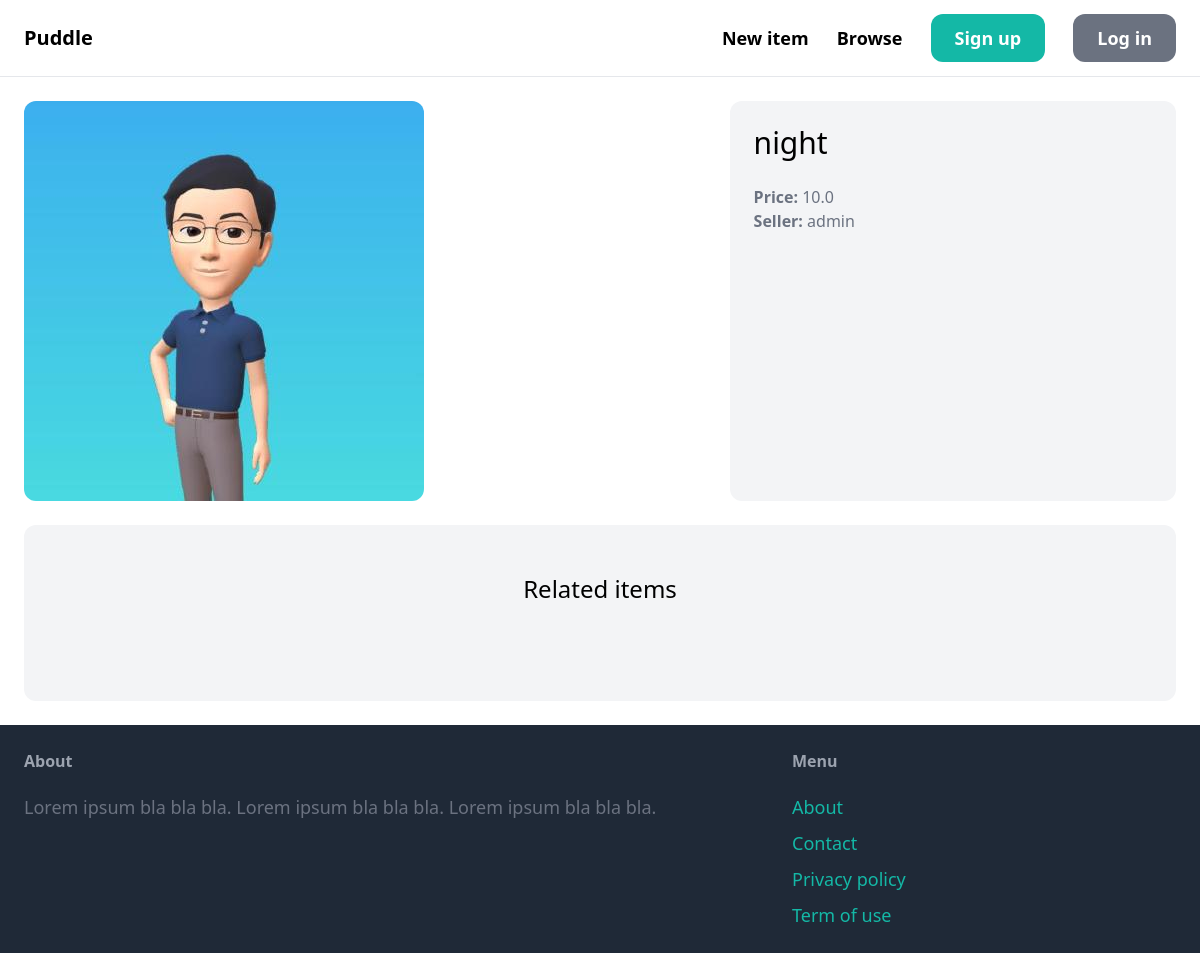
Screenshot of /item/1/ with the database file from the repository.
### item/models.py (models this page shows, shortened)
class Item(models.Model):
    category = models.ForeignKey(Category, related_name='items', on_delete=models.CASCADE)
    name = models.CharField(max_length=255)
    description = models.TextField(blank=True, null=True)
    price = models.FloatField()
    image = models.ImageField(upload_to='item_images', blank=True, null=True)
    is_sold = models.BooleanField(default=False)
    created_by = models.ForeignKey(User, related_name='items', on_delete=models.CASCADE)
    created_at = models.DateTimeField(auto_now_add=True)

### item/views.py (the view)
# urls.py: path('<int:pk>/', views.detail, name='detail'),
def detail(request, pk):
    item = get_object_or_404(Item, pk=pk)
    related_items = Item.objects.filter(category=item.category, is_sold=False).exclude(pk=pk)[0:3]
    return render(request, 'detail.html', {
        'item': item,
        'related_items': related_items
    })

### item/templates/detail.html (shortened to what this page needs)
{% extends 'base.html' %}
{% block content %}
<div class="grid grid-cols-5 gap-6">
    <div class="col-span-3">
        <img src="{{ item.image.url }}" class="rounded-xl">
    </div>
    <div class="col-span-2 p-6 bg-gray-100 rounded-xl">
        <h1 class="mb-6 text-3xl">{{ item.name }}</h1>
        <p class="text-gray-500"><strong>Price: </strong>{{ item.price }}</p>
        <p class="text-gray-500"><strong>Seller: </strong>{{ item.created_by.username }}</p>
    </div>
</div>
<div class="mt-6 px-6 py-12 bg-gray-100 rounded-xl">
    <h2 class="mb-12 text-2xl text-center">Related items</h2>
</div>
{% endblock %}

### rows the page displays
Item: image (placeholder picture), name "night", price "10.0", created_by.username "admin"
